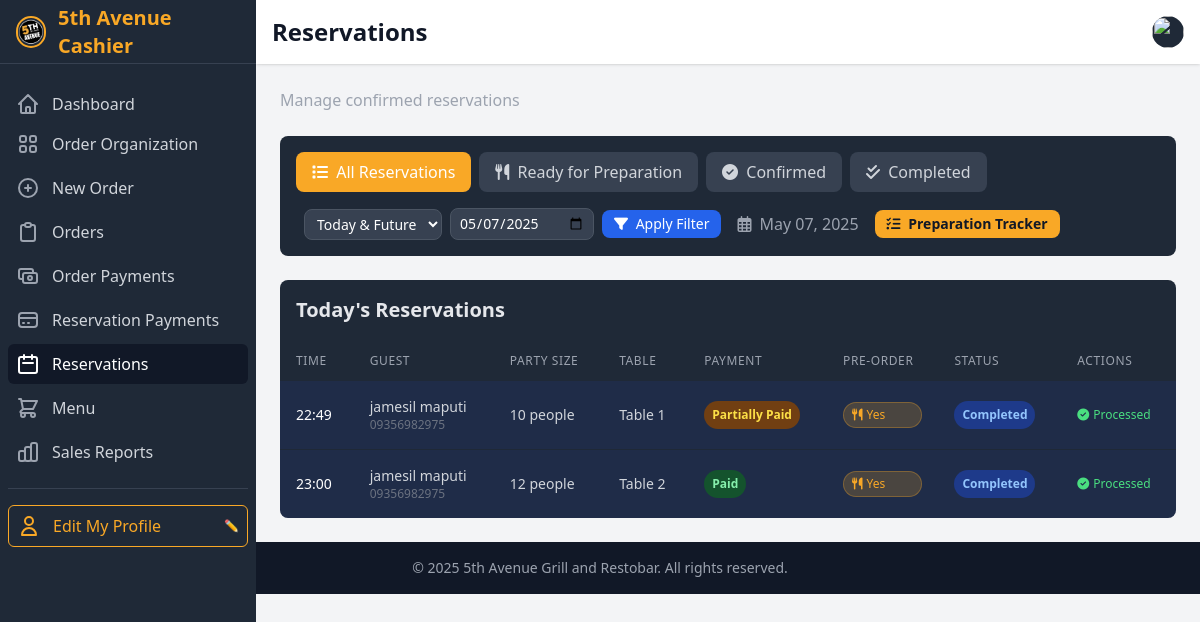
The app's page /cashier/reservations/ (signed in) with its own data.
### ecommerce/models.py (models this page shows, shortened)
class Reservation(models.Model):
    STATUS_CHOICES = [
        ('PENDING', 'Pending'),
        ('CONFIRMED', 'Confirmed'),
        ('COMPLETED', 'Completed'),  # Added for completed reservations
        ('CANCELLED', 'Cancelled')
    ]
    PAYMENT_STATUS_CHOICES = [
        ('UNPAID', 'Unpaid'),
        ('PARTIALLY_PAID', 'Partially Paid'),
        ('PAID', 'Paid'),
        ('REFUNDED', 'Refunded')
    ]
    user = models.ForeignKey(User, on_delete=models.CASCADE, related_name='reservations', null=True, blank=True)
    name = models.CharField(max_length=100)
    email = models.EmailField()
    phone = models.CharField(max_length=15)
    date = models.DateField()
    time = models.TimeField()
    party_size = models.PositiveIntegerField(
        validators=[MinValueValidator(1), MaxValueValidator(20)],
        help_text="Number of guests"
    )
    table_number = models.CharField(max_length=10, blank=True, null=True)
    special_requests = models.TextField(blank=True)
    has_menu_items = models.BooleanField(default=False, help_text="Whether the reservation includes pre-ordered menu items")
    prepare_ahead = models.BooleanField(default=False, help_text="Whether to prepare food 20 minutes before reservation time")
    status = models.CharField(
        max_length=10,
        choices=STATUS_CHOICES,
        default='PENDING'
    )
    payment_status = models.CharField(
        max_length=15,
        choices=PAYMENT_STATUS_CHOICES,
        default='UNPAID'
    )
    total_amount = models.DecimalField(max_digits=10, decimal_places=2, default=0)
    is_processed = models.BooleanField(default=False, help_text="Whether the reservation has been processed by a cashier")
    has_placed_order = models.BooleanField(default=False, help_text="Whether the customer has placed an order for this reservation")
    processed_by = models.ForeignKey(User, on_delete=models.SET_NULL, related_name='processed_reservations', null=True, blank=True)
    processed_at = models.DateTimeField(null=True, blank=True)
    created_at = models.DateTimeField(auto_now_add=True)
    updated_at = models.DateTimeField(auto_now=True)
    items = models.ManyToManyField(MenuItem, through='ReservationItem')
    class Meta:
        ordering = ['-date', '-time']

### ecommerce/cashier.py (the view, shortened to what this page needs)
@login_required
def reservations_list(request):
    date_str = request.GET.get('date')
    if date_str:
        try:
            selected_date = datetime.strptime(date_str, '%Y-%m-%d').date()
        except ValueError:
            selected_date = timezone.now().date()
    else:
        selected_date = timezone.now().date()
    reservations = Reservation.objects.all().order_by('time')
    date_filter_mode = request.GET.get('date_filter', 'today_and_future')
    if date_filter_mode == 'specific_date':
        reservations = reservations.filter(date=selected_date)
    elif date_filter_mode == 'today_and_future':
        reservations = reservations.filter(date__gte=timezone.now().date())
    elif date_filter_mode == 'all':
        pass
    else:
        reservations = reservations.filter(date__gte=timezone.now().date())
    status_filter = request.GET.get('status', 'all')
    context = {
        'reservations': reservations,
        'status_filter': status_filter,
        'today': selected_date,
        'active_section': 'reservations_list'
    }
    return render(request, 'cashier/reservations_list.html', context)

### ecommerce/context_processors.py (called while the page is built, shortened)
def cart_processor(request):
    return {
        'cart_count': get_cart_count(request)
    }

def customer_notification_processor(request):
    notifications = []
    return {
        'customer_notifications': notifications,
        'customer_notification_count': len(notifications)
    }

### ecommerce/views.py (called while the page is built)
def get_cart_count(request):
    if request.user.is_authenticated:
        try:
            cart = Cart.objects.get(user=request.user)
            return sum(item.quantity for item in cart.cart_items.all())
        except Cart.DoesNotExist:
            return 0
    else:
        cart = request.session.get('cart', {})
        return sum(cart.values())

### templates/cashier/reservations_list.html (shortened to what this page needs)
{% extends 'cashier/base.html' %}
{% load static %}
{% block page_title %}Reservations{% endblock page_title %}
{% block page_subtitle %}Manage confirmed reservations{% endblock page_subtitle %}
{% block content %}
<div class="space-y-6">
    <div class="card p-4">
        <div class="flex flex-wrap items-center justify-between gap-4">
            <div class="flex flex-wrap items-center gap-2">
                <a href="{% url 'cashier_reservations_list' %}?status=all"
                   class="px-4 py-2 rounded-lg {% if status_filter == 'all' %}bg-food-gold text-white{% else %}bg-gray-700 text-gray-300 hover:bg-gray-600{% endif %} transition duration-300">
                    <i class="fas fa-list mr-1"></i> All Reservations
                </a>
                <a href="{% url 'cashier_reservations_list' %}?status=unprocessed"
                   class="px-4 py-2 rounded-lg {% if status_filter == 'unprocessed' %}bg-green-600 text-white{% else %}bg-gray-700 text-gray-300 hover:bg-gray-600{% endif %} transition duration-300">
                    <i class="fas fa-utensils mr-1"></i> Ready for Preparation
                </a>
                <a href="{% url 'cashier_reservations_list' %}?status=confirmed"
                   class="px-4 py-2 rounded-lg {% if status_filter == 'confirmed' %}bg-blue-600 text-white{% else %}bg-gray-700 text-gray-300 hover:bg-gray-600{% endif %} transition duration-300">
                    <i class="fas fa-check-circle mr-1"></i> Confirmed
                </a>
                <a href="{% url 'cashier_reservations_list' %}?status=completed"
                   class="px-4 py-2 rounded-lg {% if status_filter == 'completed' %}bg-purple-600 text-white{% else %}bg-gray-700 text-gray-300 hover:bg-gray-600{% endif %} transition duration-300">
                    <i class="fas fa-check-double mr-1"></i> Completed
                </a>
            </div>
            <div class="flex items-center space-x-4">
                <form method="get" class="flex items-center space-x-2">
                    <select name="date_filter" class="bg-gray-700 border border-gray-600 rounded-lg py-1 px-2 text-white text-sm">
                        <option value="today_and_future" {% if request.GET.date_filter == 'today_and_future' or not request.GET.date_filter %}selected{% endif %}>Today & Future</option>
                    </select>
                    <input type="date" name="date" value="{{ today|date:'Y-m-d' }}" class="bg-gray-700 border border-gray-600 rounded-lg py-1 px-2 text-white text-sm">
                    <button type="submit" class="bg-blue-600 hover:bg-blue-700 text-white px-3 py-1 rounded-lg text-sm">
                        <i class="fas fa-filter mr-1"></i> Apply Filter
                    </button>
                </form>
                <div class="text-gray-400 flex items-center">
                    <i class="far fa-calendar-alt mr-2"></i>
                    <span>{{ today|date:"F d, Y" }}</span>
                </div>
                <a href="{% url 'preparation_tracker' %}" class="bg-food-gold hover:bg-food-gold-light text-gray-900 px-3 py-1 rounded-lg text-sm font-bold">
                    <i class="fas fa-tasks mr-1"></i> Preparation Tracker
                </a>
            </div>
        </div>
    </div>
    <div class="card overflow-hidden">
        <div class="p-4 border-b border-gray-800">
            <h2 class="text-xl font-bold">Today's Reservations</h2>
        </div>
        {% if reservations %}
        <div class="overflow-x-auto">
            <table class="w-full">
                <thead class="bg-gray-800">
                    <tr>
                        <th class="px-4 py-3 text-left text-xs font-medium text-gray-400 uppercase tracking-wider">Time</th>
                        <th class="px-4 py-3 text-left text-xs font-medium text-gray-400 uppercase tracking-wider">Guest</th>
                        <th class="px-4 py-3 text-left text-xs font-medium text-gray-400 uppercase tracking-wider">Party Size</th>
                        <th class="px-4 py-3 text-left text-xs font-medium text-gray-400 uppercase tracking-wider">Table</th>
                        <th class="px-4 py-3 text-left text-xs font-medium text-gray-400 uppercase tracking-wider">Payment</th>
                        <th class="px-4 py-3 text-left text-xs font-medium text-gray-400 uppercase tracking-wider">Pre-order</th>
                        <th class="px-4 py-3 text-left text-xs font-medium text-gray-400 uppercase tracking-wider">Status</th>
                        <th class="px-4 py-3 text-left text-xs font-medium text-gray-400 uppercase tracking-wider">Actions</th>
                    </tr>
                </thead>
                <tbody class="divide-y divide-gray-800">
                    {% for reservation in reservations %}
                    <tr class="hover:bg-gray-800 transition-colors duration-200 {% if reservation.status == 'CONFIRMED' and reservation.payment_status != 'UNPAID' %}bg-green-900/20{% elif reservation.status == 'COMPLETED' %}bg-blue-900/20{% endif %}">
                        <td class="px-4 py-4 whitespace-nowrap text-sm font-medium text-white">
                            {{ reservation.time|time:"H:i" }}
                        </td>
                        <td class="px-4 py-4 whitespace-nowrap text-sm text-gray-300">
                            <div>{{ reservation.name }}</div>
                            <div class="text-xs text-gray-500">{{ reservation.phone }}</div>
                        </td>
                        <td class="px-4 py-4 whitespace-nowrap text-sm text-gray-300">
                            {{ reservation.party_size }} people
                        </td>
                        <td class="px-4 py-4 whitespace-nowrap text-sm text-gray-300">
                            {% if reservation.table_number %}
                            Table {{ reservation.table_number }}
                            {% else %}
                            Not assigned
                            {% endif %}
                        </td>
                        <td class="px-4 py-4 whitespace-nowrap text-sm">
                            <span class="px-2 py-1 inline-flex text-xs leading-5 font-semibold rounded-full {% if reservation.payment_status == 'PAID' %}bg-green-900 text-green-300{% elif reservation.payment_status == 'PARTIALLY_PAID' %}bg-yellow-900 text-yellow-300{% else %}bg-red-900 text-red-300{% endif %}">
                                {{ reservation.get_payment_status_display }}
                            </span>
                        </td>
                        <td class="px-4 py-4 whitespace-nowrap text-sm text-gray-300">
                            <div class="flex flex-col gap-1">
                                {% if reservation.has_menu_items %}
                                    <span class="inline-flex items-center px-2 py-1 rounded-full text-xs font-medium bg-food-gold/20 text-food-gold border border-food-gold/30">
                                        <i class="fas fa-utensils mr-1"></i> Yes
                                    </span>
                                {% endif %}
                            </div>
                        </td>
                        <td class="px-4 py-4 whitespace-nowrap text-sm">
                            <span class="px-2 py-1 inline-flex text-xs leading-5 font-semibold rounded-full {% if reservation.status == 'COMPLETED' %}bg-blue-900 text-blue-300{% elif reservation.status == 'CONFIRMED' %}bg-green-900 text-green-300{% elif reservation.status == 'PENDING' %}bg-yellow-900 text-yellow-300{% else %}bg-red-900 text-red-300{% endif %}">
                                {{ reservation.get_status_display }}
                            </span>
                        </td>
                        <td class="px-4 py-4 whitespace-nowrap text-sm">
                            {% if reservation.status == 'CONFIRMED' %}
                                {% if reservation.payment_status == 'PAID' or reservation.payment_status == 'PARTIALLY_PAID' %}
                                    {% if reservation.has_menu_items or reservation.has_placed_order %}
                                        <div class="flex space-x-2">
                                            <a href="{% url 'process_reservation' reservation.id %}" class="{% if reservation.payment_status == 'PAID' %}btn-success{% else %}btn-warning{% endif %} btn-xs flex items-center justify-center">
                                                <i class="fas fa-utensils mr-1"></i> Process
                                                {% if reservation.payment_status == 'PARTIALLY_PAID' %}
                                                <span class="ml-1 text-xs">(Deposit)</span>
                                                {% endif %}
                                            </a>
                                        </div>
                                    {% else %}
                                        <span class="text-xs text-yellow-400 flex items-center">
                                            <i class="fas fa-clock mr-1"></i> Awaiting Customer Order
                                        </span>
                                    {% endif %}
                                {% else %}
                                    <span class="text-xs text-red-400">Payment required</span>
                                {% endif %}
                            {% elif reservation.status == 'COMPLETED' %}
                                <span class="text-xs text-green-400 flex items-center">
                                    <i class="fas fa-check-circle mr-1"></i> Processed
                                </span>
                            {% endif %}
                        </td>
                    </tr>
                    {% endfor %}
                </tbody>
            </table>
        </div>
        {% endif %}
    </div>
</div>
{% endblock content %}

### templates/cashier/base.html (style rules this page uses)
body { background-color: #121212; color: #E5E7EB; }
.card { background-color: #1F2937; border-radius: 0.5rem; }

### records on screen
Reservation: time "22:49", name "jamesil maputi", phone "09356982975", party_size "10", table_number "1", payment_status "Partially Paid", has_menu_items True (drawn), status "Completed", shows "Processed"
Reservation: time "23:00", name "jamesil maputi", phone "09356982975", party_size "12", table_number "2", payment_status "Paid", has_menu_items True (drawn), status "Completed", shows "Processed"
